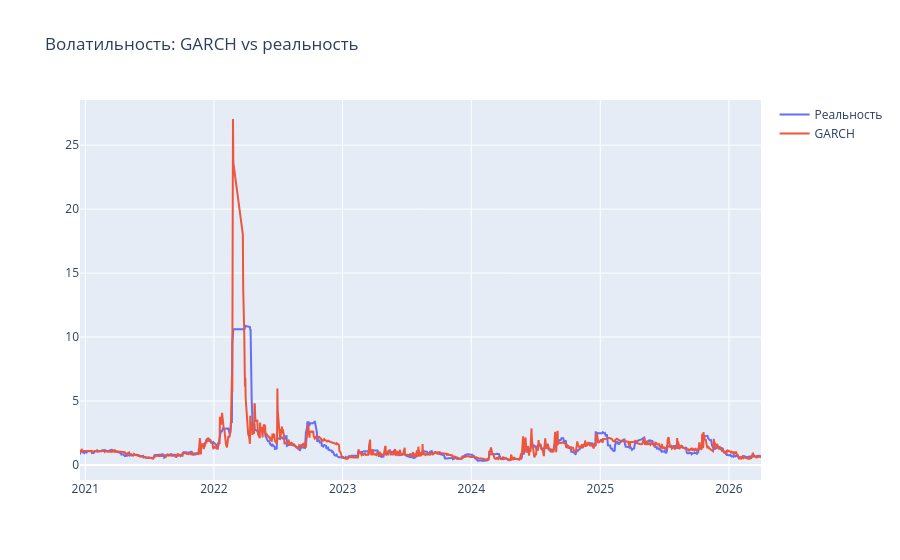

The cell this chart's notebook holds for it:
### Code cell
fig = go.Figure()
fig.add_trace(go.Scatter(x=dates, y=realized_test, name='Реальность'))
fig.add_trace(go.Scatter(x=dates, y=predicted_vol, name='GARCH'))
fig.update_layout(title='Волатильность: GARCH vs реальность')
fig.show()

### Figure 1 — Plotly figure (JSON) as saved in the notebook; plotly's stock layout.template omitted (floating-point values rounded to 4 significant figures; data arrays with more than 128 entries replaced by an {"elided": "..."} marker saying what was removed)
{"data": [{"name": "Реальность", "type": "scatter", "x": {"elided": "1326 str values"}, "y": {"elided": "1326 float values"}}, {"name": "GARCH", "type": "scatter", "x": {"elided": "1326 str values"}, "y": {"elided": "1326 float values"}}], "layout": {"title": {"text": "Волатильность: GARCH vs реальность"}}}
